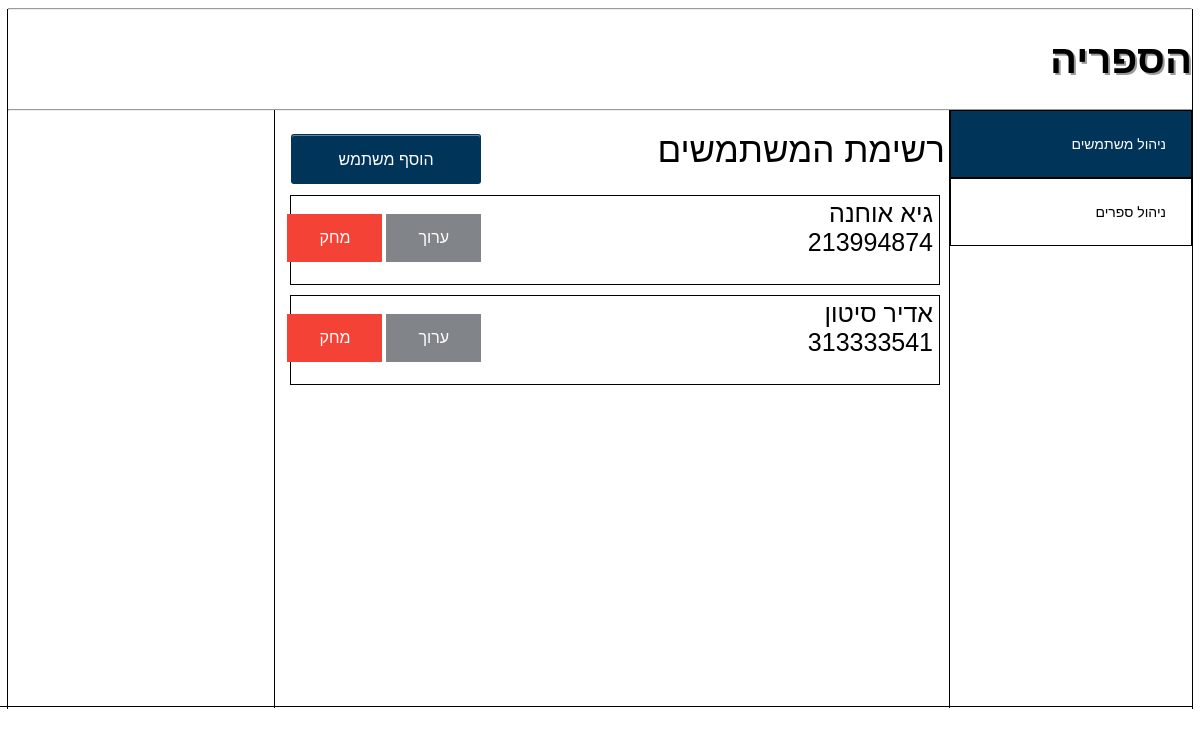
The app's page /, older data.
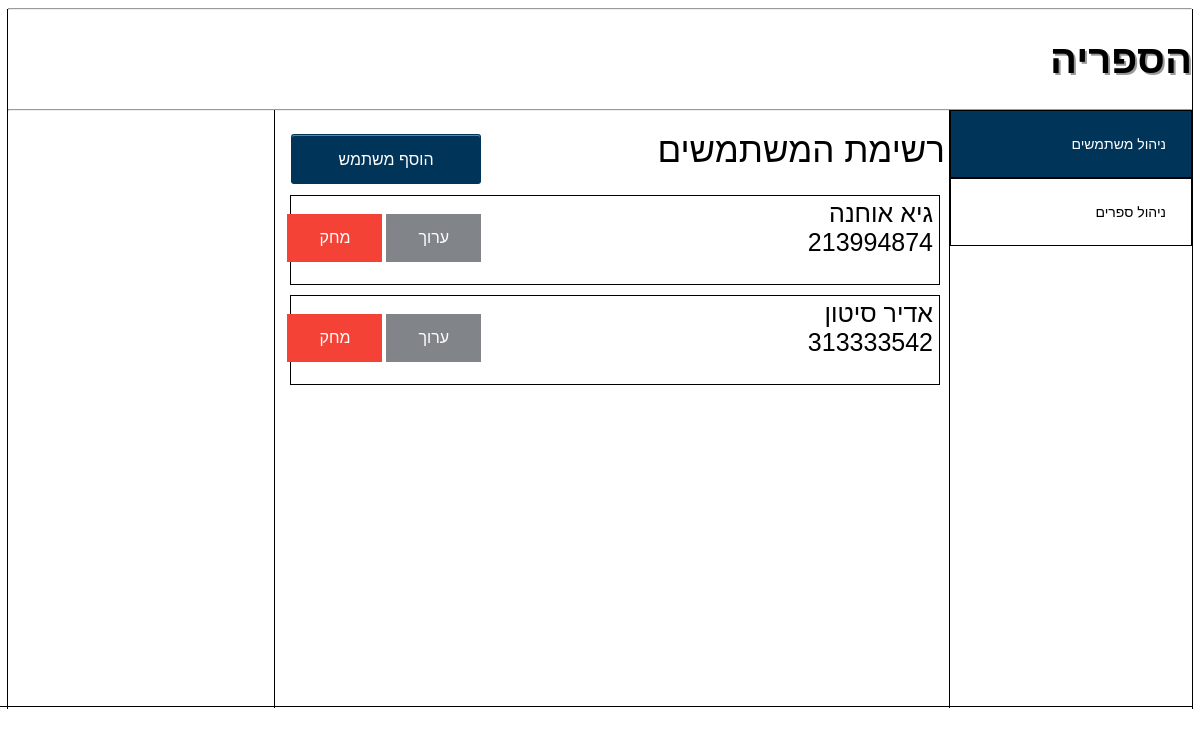
The same page, newer data.
### mylibrary/models.py (models this page shows, shortened)
class Person(models.Model):
    person_id = models.IntegerField(primary_key=True)
    first_name = models.CharField(max_length=100)
    last_name = models.CharField(max_length=100)

### mylibrary/views.py (the view)
# urls.py: path('',views.index, name = "index" ),
def index(request):
    books = Book.objects.all()
    persons = Person.objects.all()
    lends = Lend.objects.all()
    return render(request,"index.html",{"Books": books, "Persons": persons,"Lends": lends})

### mylibrary/templates/index.html (shortened to what this page needs)
<!DOCTYPE html>
<html lang="en">
    <head>
		{% load static %}
		<link rel = "stylesheet" href = {% static 'CSS\mystyle.css' %} >
    </head>
        <body>
        <hr>
        <h1 class = "title">הספריה<h1>
        <hr>
        <h1 class = "layout">
            <h1 class = "vline1"><h1>
            <h1 class = "vline2"><h1>
            <h1 class = "bottomline"><h1>
            <h1 class = "vline3"><h1>
            <h1 class = "vline4"><h1>
        <h1>
        <div id="container1">
            <button data-page="container2" class="button" id = "button1" style="vertical-align:middle"><span>ניהול משתמשים </span></button>
            <button data-page="container3" class= "button" id = "button2"style="vertical-align:middle"><span>ניהול ספרים </span></button>
        </div>
        <div id="container2">
            רשימת המשתמשים
            <a href="/add_person"><button class="add_person_btn" >הוסף משתמש</button></a>
            <br>
            {% for person in Persons %}
                <div class="">
                    <h2 id = "person_buttons">
                        <button class="delete_button" onclick = "confirmDelete({{person.person_id}})">מחק</button>
                        <a href="/update_person/{{person.person_id}}"><button class="update_button" >ערוך</button></a>
                    </h2>
                    <div class = "classsome">
                    <button data-page="container_person{{person.person_id}}" id ="button_person">{{ person.first_name}} {{person.last_name}}
                        <br>
                        {{person.person_id}}
                    </button>
                    </div>
                </div>
            {% endfor %}
        </div>
    </body>
</html>

### mylibrary/static/CSS/mystyle.css (style rules this page uses)
.title { direction: rtl; font-size: 40px; font-family: Arial, Times, serifs; text-shadow: 2px 2px rgba(0, 0, 0, 0.4) ; }
.vline1 { border-left: 1px solid black; height: 700px; position: absolute; left: 7px; margin-top: 9px; top: 0; }
.vline2 { border-right: 1px solid black; height: 700px; position: absolute; right: 7px; margin-top: 9px; top: 0; }
.vline3 { border-right: 1px solid black; height: 598px; position: absolute; right: 250px; margin-top: 110px; top: 0; }
.vline4 { border-right: 1px solid black; height: 598px; position: absolute; right: 925px; margin-top: 110px; top: 0; }
.bottomline { border-bottom: 1px solid black; width: 1522px; height: 47px; position: absolute; right: 7px; margin-top:527px; }
#container1 { direction: rtl; position: absolute; right: 3px; margin-top:-27px; }
.button { display: inline-block; border: 1px solid black; background-color: #ffffff; color: #000000; text-align: right; font-size: 14px; padding: 25px; width: 242px; transition: all 0.1s; cursor: pointer; margin: 5px; position:absolute; }
.button span { cursor: pointer; display: inline-block; position: relative; transition: 0.3s; }
.button span:after { content: '\00bb'; position: absolute; opacity: 0; top: 0; right: -20px; transition: 0.5s; }
#button2 { top: 68px; }
#container2 { direction: rtl; position: absolute; right: 255px; top: 125px; font-size: 35px; font-family: Arial, Times, serifs; font-weight: normal; margin-top: 5px; }
.delete_button { margin: auto 5px; background-color: #f44336; border: none; color: white; padding: 15px 32px; text-align: center; text-decoration: none; font-size: 16px; margin: 4px 2px; cursor: pointer; float: left; }
.update_button { background-color: #818589 ; border: none; color: white; padding: 15px 32px; text-align: center; text-decoration: none; font-size: 16px; margin: 4px 2px; cursor: pointer; float: left; }
.add_person_btn { background-color: #003459; border: 1px solid transparent; border-radius: 3px; box-shadow: rgba(255, 255, 255, .4) 0 1px 0 0 inset; box-sizing: border-box; color: #fff; cursor: pointer; display: inline-block; font-family: -apple-system,system-ui,"Segoe UI","Liberation Sans",sans-serif; font-weight: 400; line-height: 1.15385; margin: 0; outline: none; padding: 8px .8em; position: relative; text-align: center; text-decoration: none; user-select: none; -webkit-user-select: none; touch-action: manipulation; vertical-align: baseline; white-space: nowrap; position: absolute; right: 70%; padding: 15px 32px; text-align: center; text-decoration: none; font-size: 16px; margin: 4px 2px; width: 190px; }
#button_person { margin: auto 5px; border: 1px; text-align: right; font-size: 14px; padding-bottom: 25px; width: 650px; height: 90px ; margin-top: 25px; margin-bottom: -15px; background-color: white; border: 1px solid black; font-size: 25px; font-family: Arial, Times, serifs; font-weight: normal; }
#person_buttons { position: absolute; margin-top: 40px; float: left; right: 70%; }

Row changes from the older to the newer data that the page shows:
removed Person: first_name "אדיר", last_name "סיטון", person_id "313333541"
added Person: first_name "אדיר", last_name "סיטון", person_id "313333542"
